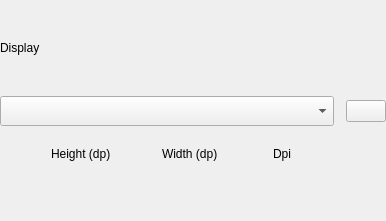
<?xml version="1.0" encoding="UTF-8"?>
<ui version="4.0">
 <class>MultiDisplayItemGrpc</class>
 <widget class="QWidget" name="MultiDisplayItemGrpc">
  <property name="geometry">
   <rect>
    <x>0</x>
    <y>0</y>
    <width>386</width>
    <height>221</height>
   </rect>
  </property>
  <property name="sizePolicy">
   <sizepolicy hsizetype="Preferred" vsizetype="Fixed">
    <horstretch>0</horstretch>
    <verstretch>0</verstretch>
   </sizepolicy>
  </property>
  <property name="focusPolicy">
   <enum>Qt::ClickFocus</enum>
  </property>
  <property name="windowTitle">
   <string>Form</string>
  </property>
  <property name="styleSheet">
   <string notr="true"/>
  </property>
  <layout class="QGridLayout" name="gridLayout">
   <property name="margin">
    <number>0</number>
   </property>
   <property name="spacing">
    <number>0</number>
   </property>
   <item row="0" column="0">
    <layout class="QVBoxLayout" name="verticalLayout">
     <item>
      <widget class="QLabel" name="display_title">
       <property name="text">
        <string>Display</string>
       </property>
       <property name="ColorGroup" stdset="0">
        <string notr="true">Title</string>
       </property>
      </widget>
     </item>
     <item>
      <layout class="QHBoxLayout" name="horizontalLayout">
       <property name="spacing">
        <number>12</number>
       </property>
       <item>
        <widget class="QComboBox" name="selectDisplayType">
         <property name="sizePolicy">
          <sizepolicy hsizetype="Expanding" vsizetype="Fixed">
           <horstretch>0</horstretch>
           <verstretch>0</verstretch>
          </sizepolicy>
         </property>
         <property name="minimumSize">
          <size>
           <width>150</width>
           <height>0</height>
          </size>
         </property>
         <property name="focusPolicy">
          <enum>Qt::NoFocus</enum>
         </property>
         <property name="styleSheet">
          <string notr="true">padding-left: 0px; padding-top: 6px; padding-bottom: 6px;</string>
         </property>
        </widget>
       </item>
       <item>
        <widget class="QPushButton" name="deleteDisplay">
         <property name="sizePolicy">
          <sizepolicy hsizetype="Fixed" vsizetype="Fixed">
           <horstretch>0</horstretch>
           <verstretch>0</verstretch>
          </sizepolicy>
         </property>
         <property name="minimumSize">
          <size>
           <width>9</width>
           <height>0</height>
          </size>
         </property>
         <property name="font">
          <font>
           <weight>75</weight>
           <bold>true</bold>
          </font>
         </property>
         <property name="text">
          <string/>
         </property>
        </widget>
       </item>
      </layout>
     </item>
     <item>
      <layout class="QGridLayout" name="widthHeightDpiBox">
       <property name="topMargin">
        <number>8</number>
       </property>
       <property name="verticalSpacing">
        <number>7</number>
       </property>
       <item row="1" column="2">
        <widget class="QLabel" name="dpiTitle">
         <property name="text">
          <string>Dpi</string>
         </property>
         <property name="ColorGroup" stdset="0">
          <string notr="true">Title</string>
         </property>
        </widget>
       </item>
       <item row="1" column="1">
        <widget class="QLabel" name="widthTitle">
         <property name="text">
          <string>Width (dp)</string>
         </property>
         <property name="ColorGroup" stdset="0">
          <string notr="true">Title</string>
         </property>
        </widget>
       </item>
       <item row="1" column="0">
        <widget class="QLabel" name="heightTitle">
         <property name="text">
          <string>Height (dp)</string>
         </property>
         <property name="ColorGroup" stdset="0">
          <string notr="true">Title</string>
         </property>
        </widget>
       </item>
       <item row="2" column="0">
        <widget class="AngleInputWidget" name="height" native="true">
         <property name="maximumSize">
          <size>
           <width>60</width>
           <height>16777215</height>
          </size>
         </property>
         <property name="report_metrics" stdset="0">
          <bool>false</bool>
         </property>
        </widget>
       </item>
       <item row="2" column="1">
        <widget class="AngleInputWidget" name="width" native="true">
         <property name="maximumSize">
          <size>
           <width>60</width>
           <height>16777215</height>
          </size>
         </property>
         <property name="report_metrics" stdset="0">
          <bool>false</bool>
         </property>
        </widget>
       </item>
       <item row="2" column="2">
        <widget class="AngleInputWidget" name="dpi" native="true">
         <property name="maximumSize">
          <size>
           <width>60</width>
           <height>16777215</height>
          </size>
         </property>
         <property name="report_metrics" stdset="0">
          <bool>false</bool>
         </property>
        </widget>
       </item>
      </layout>
     </item>
    </layout>
   </item>
  </layout>
 </widget>
 <customwidgets>
  <customwidget>
   <class>AngleInputWidget</class>
   <extends>QWidget</extends>
   <header>android/skin/qt/angle-input-widget.h</header>
   <container>1</container>
  </customwidget>
 </customwidgets>
 <resources/>
 <connections/>
 <designerdata>
  <property name="gridDeltaX">
   <number>10</number>
  </property>
  <property name="gridDeltaY">
   <number>10</number>
  </property>
  <property name="gridSnapX">
   <bool>true</bool>
  </property>
  <property name="gridSnapY">
   <bool>true</bool>
  </property>
  <property name="gridVisible">
   <bool>true</bool>
  </property>
 </designerdata>
</ui>
